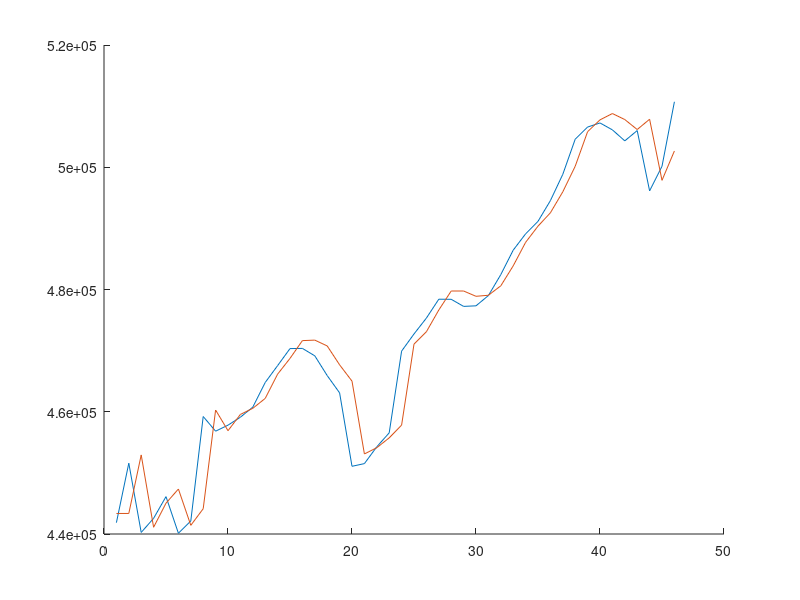

Write MATLAB code to recreate this figure. (Note: this script raises an error after producing the figure.)
close all
clear all
clc

%% --- Leer datos --- 
load('price2.mat')

%% organización de los datos --- 
%%%%%%%%%%%%%%%%%%%%%%%%%%%%%%%%%%%%%%%%%%%%%%%%%%%%%%%%%%%%%%%%%%%%%%%%%%%%%
%espacio para construir la matriz H, el vector Y y realizar la regresión
%lineal

k=1;
for i=3:48
    Y(k)=price2(1,i+1);
    H(k,:)=[price2(i)', price2(i-1)', price2(i-2)'];
    k=k+1;
end

theta1=inv(transpose(H)*H)*(transpose(H)*Y');

p=1;
for i=3:48
    new(p)=theta1(1)*price2(i)+theta1(2)*price2(i-1)+theta1(3)*price2(i-2);
    p=p+1;
end

figure
hold on
plot(price2(4:49))
plot(new)
hold off


%%%%%%%%%%%%%%%%%%%%%%%%%%%%%%%%%%%%%%%%%%%%%%%%%%%%%%%%%%%%%%%%%%%%%%%%%%%%%

%% --- regresión con regularización L2 ---

fun=@norm_reg_L2; % objetive function 
theta0 = theta1;
Aconstr=[];
bconstr=[];
Aeq=[];
beq=[];
lb=[];
ub=[];
nonlcon=[];

gamval = [0,logspace(0,10,300),logspace(10,16,300)] ;

for i=1:1:length(gamval)
    gamma=gamval(i);
    opts = optimset('MaxFunEvals',40000,'MaxIter',10000);
    [thetasol, Jval]= fmincon(@(theta)fun(theta,Y,H,gamma),theta0,Aconstr,bconstr,Aeq,beq,lb,ub,nonlcon,opts);
    thetasol1(:,i)=thetasol;% guardar solución
    Jsol(i)=Jval;%guardar valor función de costo
    theta0=thetasol; %redefinir el valor inicial para el siguiente ciclo

end


figure
hold all
plot(gamval,thetasol1(1,:))
plot(gamval,thetasol1(2,:))
plot(gamval,thetasol1(3,:))
set(gca, 'XScale', 'log')

figure
plot(gamval,Jsol)
set(gca, 'XScale', 'log')

%% regresión con regularización L1
% 
fun=@norm_reg_L1; % objetive function 
theta20 = theta1;
Aconstr=[];
bconstr=[];
Aeq=[];
beq=[];
lb=[];
ub=[];
nonlcon=[];


for i=1:1:length(gamval)
    gamma=gamval(i);
    opts = optimset('MaxFunEvals',40000,'MaxIter',10000);
    [thetasol, Jval]= fmincon(@(theta)fun(theta,Y,H,gamma),theta20,Aconstr,bconstr,Aeq,beq,lb,ub,nonlcon,opts);
    thetasol2(:,i)=thetasol;
    Jsol2(i)=Jval;
    theta20=thetasol;

end

figure
hold all
plot(gamval,thetasol2(1,:))
plot(gamval,thetasol2(2,:))
plot(gamval,thetasol2(3,:))
set(gca, 'XScale', 'log')


figure
plot(gamval,Jsol2)
set(gca, 'XScale', 'log')


%% 
% %%%%%%%%%%%%%%%%%%%%%%%%%%%%%%%%%%%%%%%%%%%%%%%%%%%%%%%%%%%%%%%%%%%%%%%%%
% %Acá va el código que calcule la salida estimada usando solamente los dos
% %parámetros no cero de theta
% 
% 
% 
% 
% 
% %%%%%%%%%%%%%%%%%%%%%%%%%%%%%%%%%%%%%%%%%%%%%%%%%%%%%%%%%%%%%%%%%%%%%%%%%
% 
